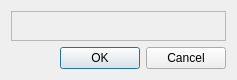
<?xml version="1.0" encoding="UTF-8"?>
<ui version="4.0">
 <class>CDbLiveryColorSearchDialog</class>
 <widget class="QDialog" name="CDbLiveryColorSearchDialog">
  <property name="geometry">
   <rect>
    <x>0</x>
    <y>0</y>
    <width>237</width>
    <height>80</height>
   </rect>
  </property>
  <property name="windowTitle">
   <string>Search color livery</string>
  </property>
  <layout class="QVBoxLayout" name="verticalLayout">
   <item>
    <widget class="BlackGui::Components::CDbLiveryColorSearch" name="comp_LiverySearch">
     <property name="frameShape">
      <enum>QFrame::StyledPanel</enum>
     </property>
     <property name="frameShadow">
      <enum>QFrame::Raised</enum>
     </property>
    </widget>
   </item>
   <item>
    <widget class="QDialogButtonBox" name="bb_LiveryColorSearch">
     <property name="orientation">
      <enum>Qt::Horizontal</enum>
     </property>
     <property name="standardButtons">
      <set>QDialogButtonBox::Cancel|QDialogButtonBox::Ok</set>
     </property>
    </widget>
   </item>
  </layout>
 </widget>
 <customwidgets>
  <customwidget>
   <class>BlackGui::Components::CDbLiveryColorSearch</class>
   <extends>QFrame</extends>
   <header>blackgui/components/dbliverycolorsearch.h</header>
   <container>1</container>
  </customwidget>
 </customwidgets>
 <resources/>
 <connections>
  <connection>
   <sender>bb_LiveryColorSearch</sender>
   <signal>accepted()</signal>
   <receiver>CDbLiveryColorSearchDialog</receiver>
   <slot>accept()</slot>
   <hints>
    <hint type="sourcelabel">
     <x>248</x>
     <y>254</y>
    </hint>
    <hint type="destinationlabel">
     <x>157</x>
     <y>274</y>
    </hint>
   </hints>
  </connection>
  <connection>
   <sender>bb_LiveryColorSearch</sender>
   <signal>rejected()</signal>
   <receiver>CDbLiveryColorSearchDialog</receiver>
   <slot>reject()</slot>
   <hints>
    <hint type="sourcelabel">
     <x>316</x>
     <y>260</y>
    </hint>
    <hint type="destinationlabel">
     <x>286</x>
     <y>274</y>
    </hint>
   </hints>
  </connection>
 </connections>
</ui>
